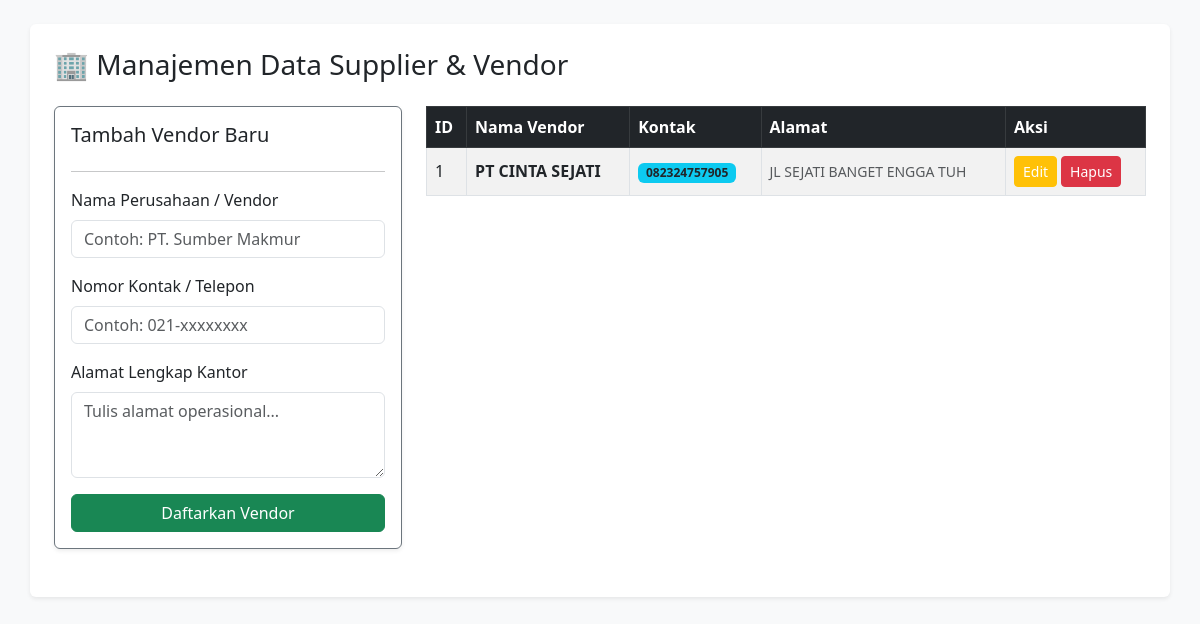
/admin/vendor.php, run on the app's committed database.
### tables this page shows
CREATE TABLE `vendor` (
  `id_vendor` int(11) NOT NULL,
  `nama_vendor` varchar(100) NOT NULL,
  `kontak_vendor` varchar(50) NOT NULL,
  `alamat_vendor` text NOT NULL
);

### admin/vendor.php (the view, shortened to what this page needs)
<?php
include '../koneksi.php';
$edit_data = null;
$tampil = mysqli_query($koneksi, "SELECT * FROM vendor ORDER BY id_vendor DESC");
?>
<!DOCTYPE html>
<html lang="id">
<head>
    <link href="https://cdn.jsdelivr.net/npm/bootstrap@5.3.0/dist/css/bootstrap.min.css" rel="stylesheet">
</head>
<body class="bg-light p-4">
<div class="container bg-white p-4 rounded shadow-sm">
    <h3 class="mb-4">🏢 Manajemen Data Supplier &amp; Vendor</h3>
    <div class="row">
        <div class="col-md-4 mb-4">
            <div class="card p-3 shadow-sm border-secondary">
                <h5><?= $edit_data ? 'Form Edit Vendor' : 'Tambah Vendor Baru' ?></h5>
                <hr>
                <form method="POST" action="">
                    <div class="mb-3">
                        <label class="form-label">Nama Perusahaan / Vendor</label>
                        <input type="text" name="nama_vendor" class="form-control" required
                               value="<?= isset($edit_data['nama_vendor']) ? htmlspecialchars($edit_data['nama_vendor']) : ''; ?>"
                               placeholder="Contoh: PT. Sumber Makmur">
                    </div>
                    <div class="mb-3">
                        <label class="form-label">Nomor Kontak / Telepon</label>
                        <input type="text" name="kontak_vendor" class="form-control" required
                               value="<?= isset($edit_data['kontak_vendor']) ? htmlspecialchars($edit_data['kontak_vendor']) : ''; ?>"
                               placeholder="Contoh: 021-xxxxxxxx">
                    </div>
                    <div class="mb-3">
                        <label class="form-label">Alamat Lengkap Kantor</label>
                        <textarea name="alamat_vendor" class="form-control" rows="3" required placeholder="Tulis alamat operasional..."></textarea>
                    </div>
                    <button type="submit" name="<?= $edit_data ? 'ubah' : 'tambah' ?>" class="btn <?= $edit_data ? 'btn-warning' : 'btn-success' ?> w-100 text-white">
                        <?= $edit_data ? 'Simpan Perubahan' : 'Daftarkan Vendor' ?>
                    </button>
                </form>
            </div>
        </div>
        <div class="col-md-8">
            <div class="table-responsive">
                <table class="table table-bordered table-striped align-middle">
                    <thead class="table-dark">
                        <tr>
                            <th>ID</th>
                            <th>Nama Vendor</th>
                            <th>Kontak</th>
                            <th>Alamat</th>
                            <th width="140">Aksi</th>
                        </tr>
                    </thead>
                    <tbody>
                        <?php
                        if (mysqli_num_rows($tampil) > 0) {
                            while ($row = mysqli_fetch_assoc($tampil)) {
                        ?>
                            <tr>
                                <td><?= $row['id_vendor']; ?></td>
                                <td><strong><?= htmlspecialchars($row['nama_vendor']); ?></strong></td>
                                <td><span class="badge bg-info text-dark"><?= htmlspecialchars($row['kontak_vendor']); ?></span></td>
                                <td><small class="text-muted"><?= htmlspecialchars($row['alamat_vendor']); ?></small></td>
                                <td>
                                    <div class="d-flex gap-1">
                                        <a href="vendor.php?edit=<?= $row['id_vendor']; ?>" class="btn btn-sm btn-warning text-white">Edit</a>
                                        <a href="vendor.php?hapus=<?= $row['id_vendor']; ?>" class="btn btn-sm btn-danger" onclick="return confirm('Hapus vendor ini? Semua barang terikat mungkin terpengaruh.')">Hapus</a>
                                    </div>
                                </td>
                            </tr>
                        <?php
                            }
                        } else {
                            echo '<tr><td colspan="5" class="text-center text-muted">Belum ada vendor terdaftar. Silakan tambah data di form samping.</td></tr>';
                        }
                        ?>
                    </tbody>
                </table>
            </div>
        </div>
    </div>
</div>
</body>
</html>

### data on the page
vendor: id_vendor "1", nama_vendor "PT CINTA SEJATI", kontak_vendor "082324757905", alamat_vendor "JL SEJATI BANGET ENGGA TUH"
